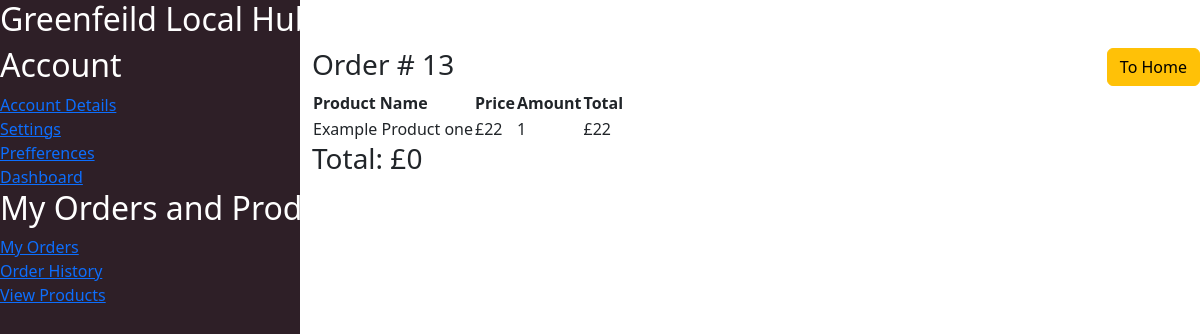
/view-order/13 (signed in), run on the app's committed database.
### tables this page shows
CREATE TABLE "OrderItem" (
        ID integer primary key autoincrement not null,
        CustomerAccountID integer not null,
        ProductID integer not null,
        Amount integer not null default 1,
        BusinessAccountID integer not null,
        OrderID integer,
        foreign key (OrderID) references CustomerOrder (ID) on delete cascade,
        foreign key (CustomerAccountID) references CustomerAccount (ID) on delete cascade,
        foreign key (BusinessAccountID) references BusinessAccount (ID) on delete cascade,
        foreign key (ProductID) references Product (ID) on delete cascade
    );

CREATE TABLE Product (
        ID integer primary key autoincrement not null,
        ProductName varchar(50) not null,
        Description varchar(450) not null,
        Cost decimal(5, 2) not null,
        Unit varchar(10) not null,
        Stock int (3) not null default (0),
        Allergens varchar(250) not null default ('No allergens'),
        Method varchar(500) not null,
        DeliveryAvailable boolean not null default (0),
        CollectionAvailable boolean not null default (0),
        BusinessAccountID integer not null,
        CategoryID integer not null,
        foreign key (BusinessAccountID) references BusinessAccount (ID) on delete cascade,
        foreign key (CategoryID) references Category (ID) on delete cascade
    );

CREATE TABLE "CustomerOrder" (
        ID integer primary key autoincrement not null,
        OrderFufillDate date,
        OrderMadeDate Date not null default (CURRENT_DATE), -- Defaults to the current date YYYY-MM-DD to when customer clicked order
        Status varchar(30) not null,
        Type varchar(10) not null check (
            Type = 'Collection'
            or Type = 'Delivery'
        ),
        "Total" decimal(10, 2) not null default (0),
        BusinessAccountID integer not null,
        CustomerAccountID integer not null,
        foreign key (BusinessAccountID) references BusinessAccount (ID) on delete cascade,
        foreign key (CustomerAccountID) references CustomerAccount (ID) on delete cascade
    );

### app.py (the view)
@app.route("/view-order/<int:id>")
def SingleOrder(id):
    page_name = "Order Details"
    user_id = session.get("user", {}) # Gets user ID from session
    user_type = session.get("type", {})
    item_list = None
    if user_type == "BusinessAccount":
        and_clause = " AND OrderItem.BusinessAccountID = ?"
    else:
        and_clause = " AND OrderItem.CustomerAccountID = ?"
    query = "SELECT * FROM Product LEFT JOIN OrderItem ON OrderItem.ProductID = Product.ID WHERE OrderItem.OrderID = ?" + and_clause
    values = (id, user_id)
    order_total_query = "SELECT Total FROM CustomerOrder WHERE ID = ?"
    order_total_values = (id, )
    order_total = None
    ConnectDB()
    item_list = cursor.execute(query,values).fetchall()
    order_total = cursor.execute(order_total_query, order_total_values).fetchone()
    CloseDB()
    return render_template("dashboard/view_order_single.html", page_name = page_name, item_list = item_list, total = order_total)

### app.py (called while the page is built)
def ConnectDB():
    global conn, cursor # Allows us to use outside of this function
    conn = sqlite3.connect(DB)
    cursor = conn.cursor()

def CloseDB():
    cursor.close()
    conn.close()

### templates/dashboard/view_order_single.html
{% extends "dashboard_base.html" %} {% block content %}
<div class="order-list">
  <h3>Order # {{item_list[0][-1]}}</h3>
  <table>
    <tr>
      <th>Product Name</th>
      <th>Price</th>
      <th>Amount</th>
      <th>Total</th>
    </tr>
    {% for row in item_list %}
    <tr>
      <td>
        {{row[1]}}
      </td>
      <td>
        £{{row[3]}}
      </td>
      <td>
        {{row[-3]}}
      </td>
      <td>
        £{{row[3] * row[-3]}}
      </td>
    </tr>
    {% endfor %}
  </table>
  <h3>Total: £{{total[0]}}</h3>
</div>
{% endblock %}

### static/styles/style.css (style rules this page uses)
:root { --shadow-grey: #2e1f27; --light-green: #9cfc97; --sage-green: #6ba368; --saddle-brown: #824b26; --chocolate: #e07c3e; --text: black; --text2: white; --section-bg: #e8e8e8; --img: rgb(189, 189, 189); }
html { font-family: system-ui, -apple-system, BlinkMacSystemFont, "Segoe UI", Roboto, Oxygen, Ubuntu, Cantarell, "Open Sans", "Helvetica Neue", sans-serif; min-height: 100vh; max-width: 100vw; box-sizing: border-box; color: var(--text); }
body { width: 100%; height: 100%; margin: 0; display: flex; flex-direction: column; flex-wrap: wrap; }
body:has(.navbar-side) { flex-direction: row; }

### data on the page
OrderItem: OrderID "13", ProductName "Example Product one", Cost "22", Amount "1", row[3]*row[-3] "22"
CustomerOrder: Total "0"
